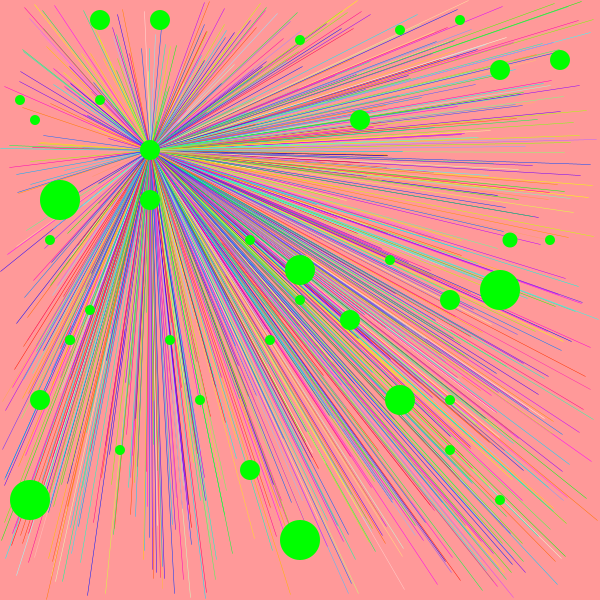
Frame 1 (no input)
Frame 60 (the mouse pressed at the canvas centre just before this capture): identical to frame 1, image omitted
Frame 120 (the mouse held since frame 60 and released just before this capture): identical to frame 1, image omitted

The Processing sketch that drew this single still picture (run headless with seeded random() and noise(); from frame 60 on, the mouse is pressed at the canvas centre):

// Processing sketch: processing_162592
// ── processing_162592.pde


boolean renderpass1 = true;
void setup() {
 size(600,600);

colorMode(HSB, 210, 100, 100);
background(230,40,120);
 
}
 
void draw() {
   if(renderpass1){
      
     for (int i = 0; i <=884; i = i+1) {
       int point1x = int(random(0,width));
      int point1y = int(random(0,height));
     strokeWeight(0.5);
    
     line(width/4,height/4, point1x,point1y);
     stroke((point1y/(height/200)),(point1x/(width/300)+(point1y/(height/100))/2),100);
    
   }
     ellipseMode(CENTER);
     noStroke();
     fill(70,210,120);
    ellipse(width/4,height/4,20,20);  
     ellipse(width/2,height/2,10,10);
      ellipse(width/6,height/6,10,10);
      ellipse(160,20,20,20);
      ellipse(400,400,30,30);
      ellipse(300,540,40,40);
      ellipse(250,470,20,20);
      ellipse(200,400,10,10);
      ellipse(120,450,10,10);
      ellipse(90,310,10,10);
      ellipse(500,290,40,40);
      ellipse(350,320,20,20);
      ellipse(40,400,20,20);
      ellipse(50,240,10,10);
      ellipse(70,340,10,10);
      
       ellipse(100,20,20,20);
      ellipse(20,100,10,10);
      ellipse(30,500,40,40);
      ellipse(60,200,40,40);
      ellipse(35,120,10,10);
      ellipse(450,400,10,10);
      ellipse(550,240,10,10);
      ellipse(170,340,10,10);
      ellipse(460,20,10,10);
      
      ellipse(560,60,20,20);
      ellipse(400,30,10,10);
      ellipse(300,40,10,10);
      ellipse(500,70,20,20);
      ellipse(450,450,10,10);
      ellipse(400,400,10,10);
      ellipse(510,240,15,15);
      ellipse(70,340,10,10);
      
       ellipse(360,120,20,20);
      ellipse(300,270,30,30);
      ellipse(150,200,20,20);
      ellipse(500,500,10,10);
      ellipse(400,400,20,20);
      ellipse(450,300,20,20);
      ellipse(250,240,10,10);
      ellipse(270,340,10,10);
       ellipse(390,260,10,10);
      
      
      
      
     
     
   }
     
  
   
  renderpass1 = false;
}
